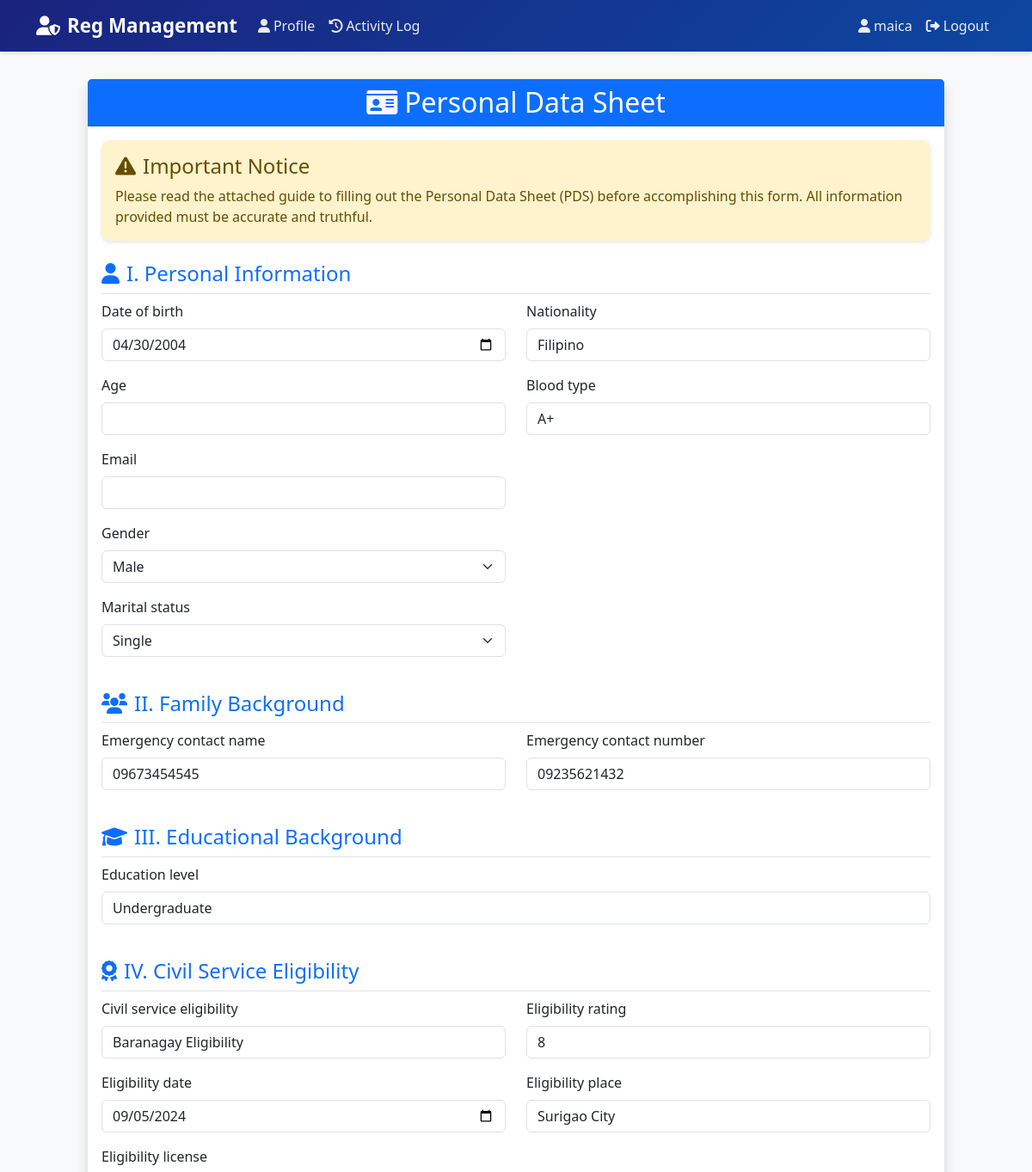
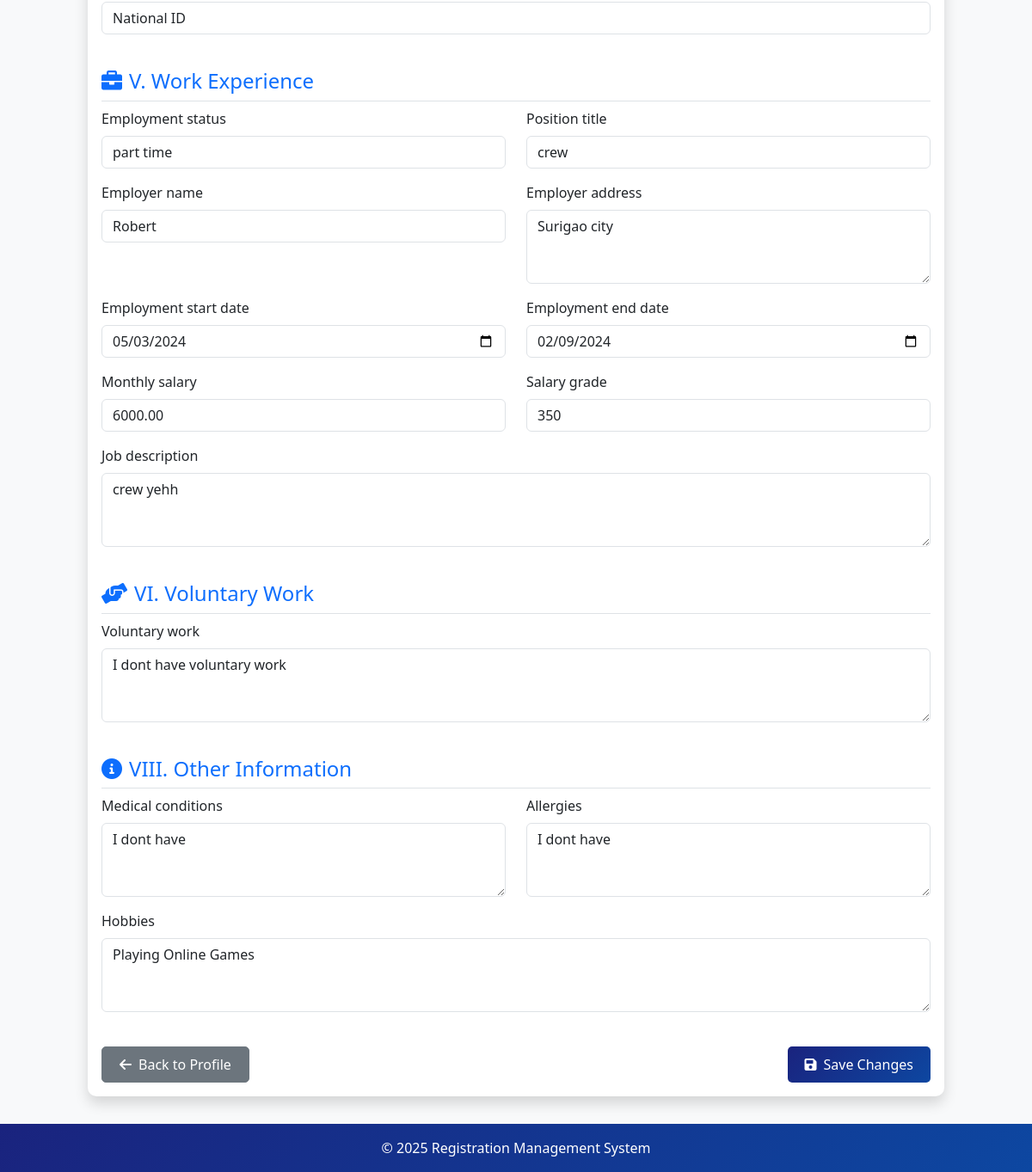
Screenshot of /personal-data/edit/22/ (signed in) with the database file from the repository (2 pictures, top to bottom).
### accounts/models.py (models this page shows, shortened)
class PersonalData(models.Model):
    GENDER_CHOICES = [
        ('M', 'Male'),
        ('F', 'Female'),
        ('O', 'Other'),
    ]
    MARITAL_STATUS_CHOICES = [
        ('S', 'Single'),
        ('M', 'Married'),
        ('D', 'Divorced'),
        ('W', 'Widowed'),
    ]
    user = models.OneToOneField(User, on_delete=models.CASCADE, related_name='personal_data')
    date_of_birth = models.DateField(null=True, blank=True)
    age = models.IntegerField(null=True, blank=True)
    email = models.EmailField(null=True, blank=True)
    gender = models.CharField(max_length=10, choices=GENDER_CHOICES, null=True, blank=True)
    marital_status = models.CharField(max_length=20, choices=MARITAL_STATUS_CHOICES, null=True, blank=True)
    nationality = models.CharField(max_length=100, null=True, blank=True)
    emergency_contact_name = models.CharField(max_length=100, null=True, blank=True)
    emergency_contact_number = models.CharField(max_length=20, null=True, blank=True)
    blood_type = models.CharField(max_length=5, null=True, blank=True)
    medical_conditions = models.TextField(null=True, blank=True)
    allergies = models.TextField(null=True, blank=True)
    education_level = models.CharField(max_length=50, null=True, blank=True)
    employment_status = models.CharField(max_length=50, null=True, blank=True)
    hobbies = models.TextField(null=True, blank=True)
    voluntary_work = models.TextField(null=True, blank=True)
    civil_service_eligibility = models.CharField(max_length=100, null=True, blank=True)
    eligibility_rating = models.CharField(max_length=20, null=True, blank=True)
    eligibility_date = models.DateField(null=True, blank=True)
    eligibility_place = models.CharField(max_length=100, null=True, blank=True)
    eligibility_license = models.CharField(max_length=50, null=True, blank=True)
    position_title = models.CharField(max_length=100, null=True, blank=True)
    employer_name = models.CharField(max_length=100, null=True, blank=True)
    employer_address = models.TextField(null=True, blank=True)
    employment_start_date = models.DateField(null=True, blank=True)
    employment_end_date = models.DateField(null=True, blank=True)
    monthly_salary = models.DecimalField(max_digits=10, decimal_places=2, null=True, blank=True)
    salary_grade = models.CharField(max_length=20, null=True, blank=True)
    job_description = models.TextField(null=True, blank=True)

### accounts/views.py (the view)
# urls.py: path('personal-data/edit/', views.edit_personal_data, name='edit_personal_data'),
@login_required
def edit_personal_data(request, user_id=None):
    if user_id:
        if not request.user.userprofile.user_type == 'admin':
            messages.error(request, 'You do not have permission to edit other users\' data.')
            return redirect('profile')
        user_to_edit = get_object_or_404(User, id=user_id)
    else:
        user_to_edit = request.user
    if request.method == 'POST':
        form = PersonalDataForm(request.POST, instance=user_to_edit.personal_data)
        if form.is_valid():
            form.save()
            messages.success(request, 'Personal data updated successfully.')
            if user_id:
                return redirect('view_user_profile', user_id=user_id)
            return redirect('profile')
    else:
        form = PersonalDataForm(instance=user_to_edit.personal_data)
    context = {
        'form': form,
        'user_to_edit': user_to_edit,
        'is_admin_edit': bool(user_id)
    }
    return render(request, 'accounts/edit_personal_data.html', context)

### accounts/templates/accounts/edit_personal_data.html (shortened to what this page needs)
{% extends 'accounts/base.html' %}
{% load crispy_forms_tags %}
{% block content %}
<div class="row justify-content-center">
    <div class="col-md-10">
        <div class="card shadow">
            <div class="card-header bg-primary text-white">
                <h2 class="text-center mb-0">
                    <i class="fas fa-id-card me-2"></i>Personal Data Sheet
                </h2>
            </div>
            <div class="card-body">
                <div class="alert alert-warning mb-4">
                    <h4 class="alert-heading"><i class="fas fa-exclamation-triangle me-2"></i>Important Notice</h4>
                    <p class="mb-0">Please read the attached guide to filling out the Personal Data Sheet (PDS) before accomplishing this form. All information provided must be accurate and truthful.</p>
                </div>
                <form method="post">
                    <div class="mb-4">
                        <h4 class="text-primary border-bottom pb-2">
                            <i class="fas fa-user me-2"></i>I. Personal Information
                        </h4>
                        <div class="row">
                            <div class="col-md-6">
                                {{ form.date_of_birth|as_crispy_field }}
                                {{ form.age|as_crispy_field }}
                                {{ form.email|as_crispy_field }}
                                {{ form.gender|as_crispy_field }}
                                {{ form.marital_status|as_crispy_field }}
                            </div>
                            <div class="col-md-6">
                                {{ form.nationality|as_crispy_field }}
                                {{ form.blood_type|as_crispy_field }}
                            </div>
                        </div>
                    </div>
                    <div class="mb-4">
                        <h4 class="text-primary border-bottom pb-2">
                            <i class="fas fa-users me-2"></i>II. Family Background
                        </h4>
                        <div class="row">
                            <div class="col-md-6">
                                {{ form.emergency_contact_name|as_crispy_field }}
                            </div>
                            <div class="col-md-6">
                                {{ form.emergency_contact_number|as_crispy_field }}
                            </div>
                        </div>
                    </div>
                    <div class="mb-4">
                        <h4 class="text-primary border-bottom pb-2">
                            <i class="fas fa-graduation-cap me-2"></i>III. Educational Background
                        </h4>
                        <div class="row">
                            <div class="col-md-12">
                                {{ form.education_level|as_crispy_field }}
                            </div>
                        </div>
                    </div>
                    <div class="mb-4">
                        <h4 class="text-primary border-bottom pb-2">
                            <i class="fas fa-award me-2"></i>IV. Civil Service Eligibility
                        </h4>
                        <div class="row">
                            <div class="col-md-6">
                                {{ form.civil_service_eligibility|as_crispy_field }}
                            </div>
                            <div class="col-md-6">
                                {{ form.eligibility_rating|as_crispy_field }}
                            </div>
                        </div>
                        <div class="row">
                            <div class="col-md-6">
                                {{ form.eligibility_date|as_crispy_field }}
                            </div>
                            <div class="col-md-6">
                                {{ form.eligibility_place|as_crispy_field }}
                            </div>
                        </div>
                        <div class="row">
                            <div class="col-md-12">
                                {{ form.eligibility_license|as_crispy_field }}
                            </div>
                        </div>
                    </div>
                    <div class="mb-4">
                        <h4 class="text-primary border-bottom pb-2">
                            <i class="fas fa-briefcase me-2"></i>V. Work Experience
                        </h4>
                        <div class="row">
                            <div class="col-md-6">
                                {{ form.employment_status|as_crispy_field }}
                            </div>
                            <div class="col-md-6">
                                {{ form.position_title|as_crispy_field }}
                            </div>
                        </div>
                        <div class="row">
                            <div class="col-md-6">
                                {{ form.employer_name|as_crispy_field }}
                            </div>
                            <div class="col-md-6">
                                {{ form.employer_address|as_crispy_field }}
                            </div>
                        </div>
                        <div class="row">
                            <div class="col-md-6">
                                {{ form.employment_start_date|as_crispy_field }}
                            </div>
                            <div class="col-md-6">
                                {{ form.employment_end_date|as_crispy_field }}
                            </div>
                        </div>
                        <div class="row">
                            <div class="col-md-6">
                                {{ form.monthly_salary|as_crispy_field }}
                            </div>
                            <div class="col-md-6">
                                {{ form.salary_grade|as_crispy_field }}
                            </div>
                        </div>
                        <div class="row">
                            <div class="col-md-12">
                                {{ form.job_description|as_crispy_field }}
                            </div>
                        </div>
                    </div>
                    <div class="mb-4">
                        <h4 class="text-primary border-bottom pb-2">
                            <i class="fas fa-hands-helping me-2"></i>VI. Voluntary Work
                        </h4>
                        <div class="row">
                            <div class="col-md-12">
                                {{ form.voluntary_work|as_crispy_field }}
                            </div>
                        </div>
                    </div>
                    <div class="mb-4">
                        <h4 class="text-primary border-bottom pb-2">
                            <i class="fas fa-info-circle me-2"></i>VIII. Other Information
                        </h4>
                        <div class="row">
                            <div class="col-md-6">
                                {{ form.medical_conditions|as_crispy_field }}
                            </div>
                            <div class="col-md-6">
                                {{ form.allergies|as_crispy_field }}
                            </div>
                        </div>
                        <div class="row">
                            <div class="col-md-12">
                                {{ form.hobbies|as_crispy_field }}
                            </div>
                        </div>
                    </div>
                    <div class="d-flex justify-content-between mt-4">
                        <a href="{% url 'profile' %}" class="btn btn-secondary">
                            <i class="fas fa-arrow-left me-2"></i>Back to Profile
                        </a>
                        <button type="submit" class="btn btn-primary">
                            <i class="fas fa-save me-2"></i>Save Changes
                        </button>
                    </div>
                </form>
            </div>
        </div>
    </div>
</div>
{% endblock %}

### accounts/templates/accounts/base.html (shortened to what this page needs)
<!DOCTYPE html>
<html lang="en">
<head>
    <link href="https://cdn.jsdelivr.net/npm/bootstrap@5.3.0/dist/css/bootstrap.min.css" rel="stylesheet">
    <link rel="stylesheet" href="https://cdnjs.cloudflare.com/ajax/libs/font-awesome/6.0.0/css/all.min.css">
</head>
<body>
    <nav class="navbar navbar-expand-lg navbar-dark">
        <div class="container">
            <a class="navbar-brand" href="{% url 'root' %}">
                <i class="fas fa-user-shield me-2"></i>Reg Management
            </a>
            <div class="collapse navbar-collapse" id="navbarNav">
                <ul class="navbar-nav me-auto">
                    {% if user.is_authenticated %}
                        <li class="nav-item">
                            <a class="nav-link" href="{% url 'profile' %}">
                                <i class="fas fa-user me-1"></i>Profile
                            </a>
                        </li>
                        <li class="nav-item">
                            <a class="nav-link" href="{% url 'activity_log' %}">
                                <i class="fas fa-history me-1"></i>Activity Log
                            </a>
                        </li>
                    {% endif %}
                </ul>
                <ul class="navbar-nav">
                    {% if user.is_authenticated %}
                        <li class="nav-item">
                            <span class="nav-link">
                                <i class="fas fa-user me-1"></i>{{ user.username }}
                            </span>
                        </li>
                        <li class="nav-item">
                            <a class="nav-link" href="{% url 'logout' %}">
                                <i class="fas fa-sign-out-alt me-1"></i>Logout
                            </a>
                        </li>
                    {% else %}
                        <li class="nav-item">
                            <a class="nav-link" href="{% url 'login' %}">
                                <i class="fas fa-sign-in-alt me-1"></i>Login
                            </a>
                        </li>
                    {% endif %}
                </ul>
            </div>
        </div>
    </nav>
    <div class="content-wrapper">
        {% block content %}{% endblock %}
    </div>
    <footer class="footer">
        <div class="container text-center">
            <span>© {% now "Y" %} Registration Management System</span>
        </div>
    </footer>
</body>
</html>

### accounts/templates/accounts/base.html (style rules this page uses)
body { background-color: #f8f9fa; min-height: 100vh; display: flex; flex-direction: column; }
.navbar { box-shadow: 0 2px 4px rgba(0,0,0,.1); background: linear-gradient(135deg, #1a237e, #0d47a1) !important; }
.navbar-brand { font-weight: 600; font-size: 1.4rem; }
.card { box-shadow: 0 0.5rem 1rem rgba(0, 0, 0, 0.15); border: none; border-radius: 10px; }
.btn { border-radius: 5px; padding: 8px 20px; font-weight: 500; }
.btn-primary { background: linear-gradient(135deg, #1a237e, #0d47a1); border: none; }
.nav-link { color: rgba(255, 255, 255, 0.9) !important; font-weight: 500; padding: 0.5rem 1rem; transition: all 0.3s ease; }
.nav-link i { margin-right: 5px; }
.footer { margin-top: auto; background: linear-gradient(135deg, #1a237e, #0d47a1); color: white; padding: 1rem 0; }
.content-wrapper { flex: 1; padding: 2rem 0; }
.alert { border-radius: 10px; border: none; box-shadow: 0 2px 4px rgba(0,0,0,.1); }

### rows the page displays
PersonalData: date_of_birth "04/30/2004", gender "Male", marital_status "Single", nationality "Filipino", blood_type "A+", emergency_contact_name "09673454545", emergency_contact_number "09235621432", education_level "Undergraduate", civil_service_eligibility "Baranagay Eligibility", eligibility_rating "8", eligibility_date "09/05/2024", eligibility_place "Surigao City", eligibility_license "National ID", employment_status "part time", position_title "crew", employer_name "Robert", employer_address "Surigao city", employment_start_date "05/03/2024", employment_end_date "02/09/2024", monthly_salary "6000.00", salary_grade "350", job_description "crew yehh", voluntary_work "I dont have voluntary work", medical_conditions "I dont have", allergies "I dont have", hobbies "Playing Online Games"

### other values shown
{{ user.username }} "maica"
